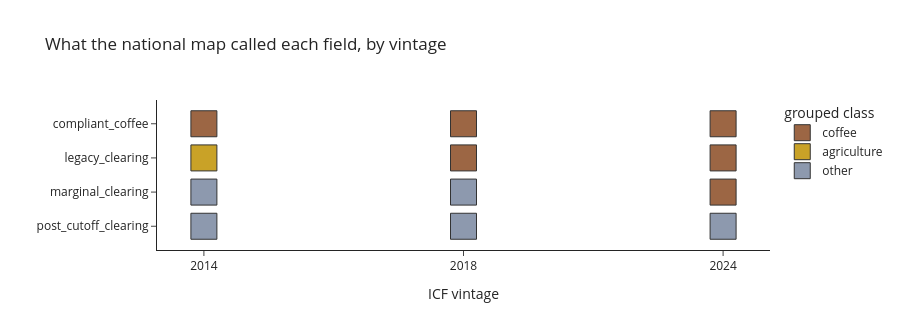

Write notebook code for a chart like this one.
### Code cell
if TREND and od.have_plotly():
    od.trend_chart(TREND).show()
elif TREND:
    print("plotly is not installed; the readings are in TREND")

### Figure 1 — Plotly figure (JSON) as saved in the notebook; plotly's stock layout.template omitted (floating-point values rounded to 4 significant figures)
{"data": [{"hovertemplate": "%{y}<br>%{x}: %{text}<extra></extra>", "marker": {"color": "#9c6644", "line": {"color": "#333", "width": 1}, "size": 26, "symbol": "square"}, "mode": "markers", "name": "coffee", "text": ["Cafetales", "Cafetales", "cafe", "Cafetales", "cafe", "cafe"], "type": "scatter", "x": ["2014", "2018", "2024", "2018", "2024", "2024"], "y": ["compliant_coffee", "compliant_coffee", "compliant_coffee", "legacy_clearing", "legacy_clearing", "marginal_clearing"]}, {"hovertemplate": "%{y}<br>%{x}: %{text}<extra></extra>", "marker": {"color": "#c9a227", "line": {"color": "#333", "width": 1}, "size": 26, "symbol": "square"}, "mode": "markers", "name": "agriculture", "text": ["Pastos/Cultivos"], "type": "scatter", "x": ["2014"], "y": ["legacy_clearing"]}, {"hovertemplate": "%{y}<br>%{x}: %{text}<extra></extra>", "marker": {"color": "#8d99ae", "line": {"color": "#333", "width": 1}, "size": 26, "symbol": "square"}, "mode": "markers", "name": "other", "text": ["unlabelled_1", "unlabelled_1", "pastizales", "unlabelled_9", "unlabelled_1"], "type": "scatter", "x": ["2014", "2018", "2024", "2014", "2018"], "y": ["post_cutoff_clearing", "post_cutoff_clearing", "post_cutoff_clearing", "marginal_clearing", "marginal_clearing"]}], "layout": {"height": 330, "legend": {"title": {"text": "grouped class"}}, "title": {"text": "What the national map called each field, by vintage"}, "xaxis": {"categoryarray": ["2014", "2018", "2024"], "categoryorder": "array", "title": {"text": "ICF vintage"}, "type": "category"}, "yaxis": {"categoryarray": ["post_cutoff_clearing", "marginal_clearing", "legacy_clearing", "compliant_coffee"], "categoryorder": "array", "title": {"text": ""}}}}
